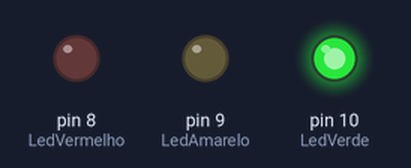
The sketch below on a simulated Arduino Uno, built with avr-gcc and run on an emulated ATmega328P. On the bench: output pins drawn as LEDs (lit = HIGH).

Above: at 1.0 s.
At 2.2 s:
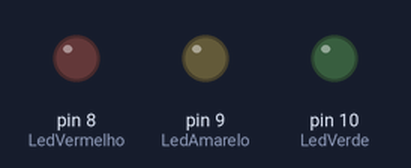
At 3.7 s:
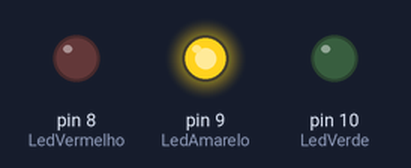
At 6.5 s:
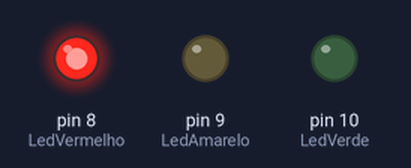
Timing chart, 0 to 10.4 s (numbered marks = the images above):
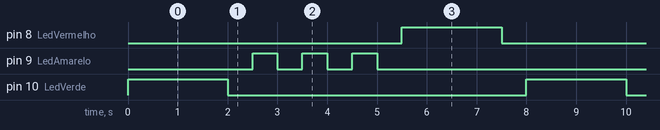

The sketch:

Semaforo.ino
```cpp
#define LedVermelho 8
#define LedAmarelo 9
#define LedVerde 10
void setup()
{
  pinMode (LedVermelho, OUTPUT);
  pinMode (LedAmarelo, OUTPUT);
  pinMode (LedVerde, OUTPUT);
}

void loop()
{
  digitalWrite (LedVermelho, LOW);
  digitalWrite(LedVerde, HIGH);
  delay(2000);
  digitalWrite(LedVerde, LOW);
  delay(500);
  for (int i =  0; i < 3; i++){
    digitalWrite(LedAmarelo, HIGH);
    delay(500);
    digitalWrite(LedAmarelo, LOW);
    delay(500);
  }
  digitalWrite(LedVermelho, HIGH);
  delay(2000);
  digitalWrite(LedVermelho, LOW);
  delay(500);
}
```

Measured:
- by itself, pin 8 (LedVermelho), pin 10 (LedVerde): alternates HIGH for 2.0 s and LOW for 6.0 s
- by itself, pin 9 (LedAmarelo): repeats every 8.0 s: 2 × (LOW 0.50 s, HIGH 0.50 s), LOW 5.5 s, HIGH 0.50 s
- by itself, everything shown: repeats every 8.0 s, in 10 steps
